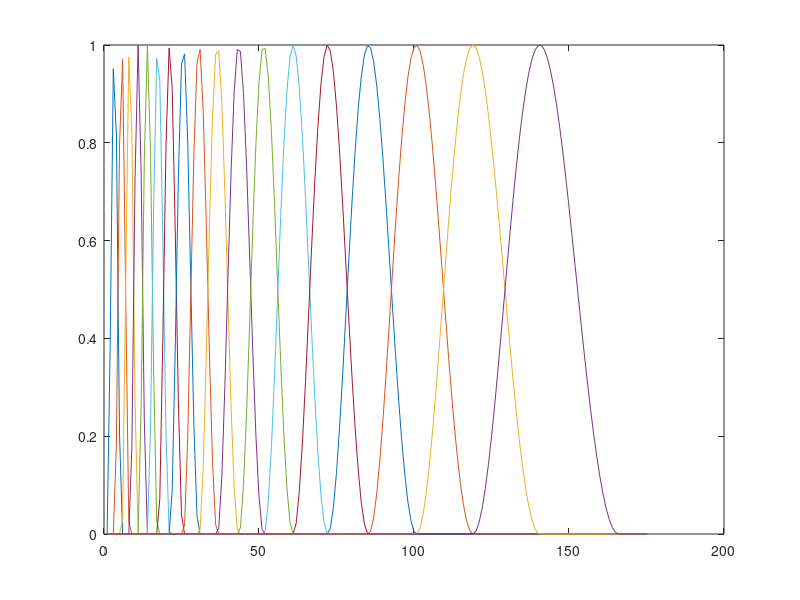

Write MATLAB code to recreate this figure.
% LHCB extraction
%---------------------------------------------------------------
clc,clear all,close all


%For 18 parameters and freq:22050
% M=512
% L=175%175
% N=18   %18
% a=1
% stp=256;
% a1=1
% a2=18
% fs=22050


%For 64 parameters and freq:22050
% M=512
% L=175%175
% N=64 %18
% a=1
% stp=256;
% a1=0.3
% a2=64
% fs=22050


M=512
L=175%175
N=18 %18
a=1
stp=256;
a1=1
a2=18
fs=22050

%---------------------------------------------------------------
f=fs/M*(0:(L-1));
bark=6*log(f/600+sqrt((f/600).^2+1));
CBFBS=[];

for zk=1:a1:a2,         % 64 par.s
  bk=((bark>=zk-a)&(bark<zk+a));
  cbfb=[bk.*(.5+.5*cos(pi*(bark-zk)))];
  CBFBS=[CBFBS;cbfb];
end

for zk=1:N
    plot(CBFBS(zk,:)), hold on
end

CBFBS=CBFBS';
CBFBS=CBFBS.^2; % Han.^2
w=[.54+.46*cos(2*pi/(M-1)*(-1*stp:(stp-1)))];
%---------------------------------------------------------------
%pre processings:
Files=dir('D:\Shapar\ShaghayeghUni\AfterPropozal\SmalFarsdat\*.wav');
for i=1:length(Files)
    i
    [smp,fs]=audioread(['D:\Shapar\ShaghayeghUni\AfterPropozal\SmalFarsdat\',Files(i).name]);
    CB=[];
    cbn=1;
    while(length(smp)>=M)
        s=smp(1:M);
        smp(1:stp)=[];
        s=s-mean(s);
        s=s.*w;
        s=fft(s);
        s=s(1:L);
        s=real(s.*conj(s));
        
        lhcbp=(s*CBFBS);
        lhcbp=log(1+lhcbp);
        CB(cbn,:)=lhcbp;
        cbn=cbn+1;
    end
    name=Files(i).name;
    name=strrep(name,'.WAV','.mat');
    save(name, 'CB');
end
 %---------------------------------------------------------------


%normalization method?

%1024:24 mili secenond















